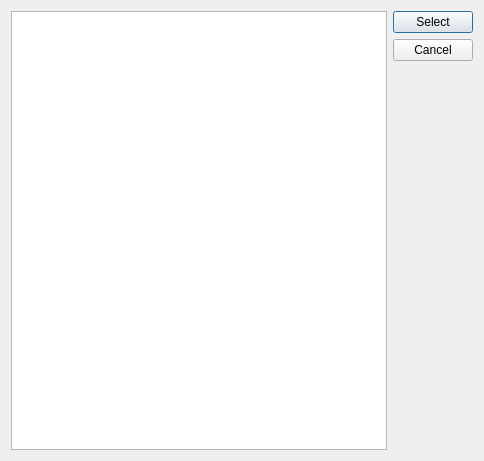
<?xml version="1.0" encoding="UTF-8"?>
<ui version="4.0">
 <class>PrimPicker</class>
 <widget class="QDialog" name="PrimPicker">
  <property name="geometry">
   <rect>
    <x>0</x>
    <y>0</y>
    <width>484</width>
    <height>461</height>
   </rect>
  </property>
  <property name="windowTitle">
   <string>PrimPicker</string>
  </property>
  <layout class="QHBoxLayout" name="horizontalLayout">
   <item>
    <widget class="QTreeView" name="primTree"/>
   </item>
   <item>
    <layout class="QVBoxLayout" name="verticalLayout">
     <item>
      <widget class="QPushButton" name="selectButton">
       <property name="text">
        <string>Select</string>
       </property>
      </widget>
     </item>
     <item>
      <widget class="QPushButton" name="cancelButton">
       <property name="text">
        <string>Cancel</string>
       </property>
      </widget>
     </item>
     <item>
      <spacer name="verticalSpacer">
       <property name="orientation">
        <enum>Qt::Orientation::Vertical</enum>
       </property>
       <property name="sizeHint" stdset="0">
        <size>
         <width>20</width>
         <height>40</height>
        </size>
       </property>
      </spacer>
     </item>
    </layout>
   </item>
  </layout>
 </widget>
 <resources/>
 <connections>
  <connection>
   <sender>selectButton</sender>
   <signal>clicked()</signal>
   <receiver>PrimPicker</receiver>
   <slot>accept()</slot>
   <hints>
    <hint type="sourcelabel">
     <x>447</x>
     <y>26</y>
    </hint>
    <hint type="destinationlabel">
     <x>443</x>
     <y>223</y>
    </hint>
   </hints>
  </connection>
  <connection>
   <sender>cancelButton</sender>
   <signal>clicked()</signal>
   <receiver>PrimPicker</receiver>
   <slot>reject()</slot>
   <hints>
    <hint type="sourcelabel">
     <x>417</x>
     <y>57</y>
    </hint>
    <hint type="destinationlabel">
     <x>419</x>
     <y>161</y>
    </hint>
   </hints>
  </connection>
 </connections>
</ui>
